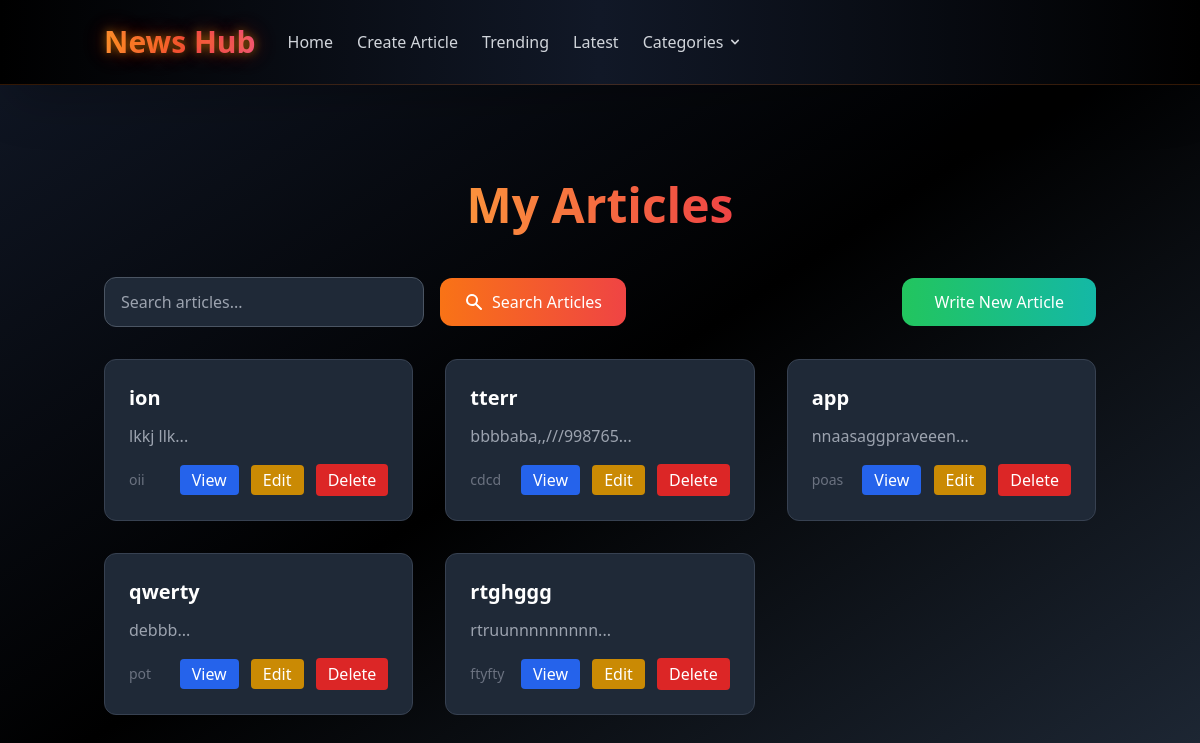
The app's page /articles/ with its own data.
### backend/models/article.py (models this page shows)
class Article(db.Model):
    id = db.Column(db.Integer, primary_key=True)
    title = db.Column(db.String(200), nullable=False)
    content = db.Column(db.Text, nullable=False)
    author = db.Column(db.String(100), default='Anonymous')
    view_count = db.Column(db.Integer, default=0)
    created_at = db.Column(db.DateTime, default=datetime.utcnow)

### backend/controllers/article_controller.py (the view)
@bp.route('/')
def index():
    try:
        q = request.args.get('q', '')
        articles = ArticleService.get_articles(q)
        return render_template('articles.html', articles=articles, q=q)
    except Exception as e:
        return f'Articles page error: {str(e)}', 500

### backend/services/article_service.py (called while the page is built)
    @staticmethod
    def get_articles(q=''):
        if q:
            articles = Article.query.filter(
                Article.title.contains(q) | Article.content.contains(q)
            ).order_by(Article.created_at.desc()).all()
        else:
            articles = Article.query.order_by(Article.created_at.desc()).all()
        return articles

### templates/articles.html (shortened to what this page needs)
{% extends 'layout.html' %}
{% block content %}
<div class="min-h-screen py-12">
  <div class="container mx-auto px-4 py-12">
    <div class="text-center mb-12">
      <h1 class="text-5xl font-bold text-white mb-4">
        <span class="bg-gradient-to-r from-orange-400 to-red-500 bg-clip-text text-transparent">
        </span>
      </h1>
    </div>
    <div class="flex items-center justify-between mb-8">
      <form method="GET" class="flex items-center space-x-4">
        <input name="q" value="{{ q }}" placeholder="Search articles..."
               class="w-80 px-4 py-3 bg-gray-800 border border-gray-600 rounded-xl text-white">
        <button type="submit" class="inline-flex items-center px-6 py-3 bg-gradient-to-r from-orange-500 to-red-500 text-white rounded-xl hover:from-orange-600 hover:to-red-600 transition duration-300">
          <svg class="w-5 h-5 mr-2" fill="currentColor" viewBox="0 0 20 20">
            <path fill-rule="evenodd" d="M8 4a4 4 0 100 8 4 4 0 000-8zM2 8a6 6 0 1110.89 3.476l4.817 4.817a1 1 0 01-1.414 1.414l-4.816-4.816A6 6 0 012 8z" clip-rule="evenodd"></path>
          </svg>
          Search Articles
        </button>
      </form>
      <a href="/articles/create" class="px-8 py-3 bg-gradient-to-r from-green-500 to-teal-500 text-white rounded-xl">
        Write New Article
      </a>
    </div>
    {% if articles %}
    <div class="grid gap-8 md:grid-cols-2 lg:grid-cols-3">
      {% for article in articles %}
        <div class="bg-gray-800 rounded-xl p-6 border border-gray-700">
          <h2 class="text-xl font-bold text-white mb-3">{{ article.title }}</h2>
          <p class="text-gray-400 mb-4">{{ article.content[:100] }}...</p>
          <div class="flex justify-between items-center">
            <span class="text-sm text-gray-500">{{ article.author }}</span>
            <div class="space-x-2">
              <a href="/articles/{{ article.id }}" class="px-3 py-1 bg-blue-600 text-white rounded">View</a>
              <a href="/articles/edit/{{ article.id }}" class="px-3 py-1 bg-yellow-600 text-white rounded">Edit</a>
              <form method="POST" action="/articles/delete/{{ article.id }}" class="inline">
                <button type="submit" class="px-3 py-1 bg-red-600 text-white rounded">Delete</button>
              </form>
            </div>
          </div>
        </div>
      {% endfor %}
    </div>
    {% else %}
    <div class="text-center py-16">
      <h3 class="text-2xl font-bold text-gray-300 mb-2">No Articles Found</h3>
      <p class="text-gray-500 mb-4">You haven't written any articles yet.</p>
      <a href="/articles/create" class="px-6 py-3 bg-green-600 text-white rounded-xl">Write Your First Article</a>
    </div>
    {% endif %}
  </div>
</div>
{% endblock %}

### records on screen
Article: title "ion", content "lkkj llk", author "oii"
Article: title "tterr", content "bbbbaba,,///998765", author "cdcd"
Article: title "app", content "nnaasaggpraveeen", author "poas"
Article: title "qwerty", content "debbb", author "pot"
Article: title "rtghggg", content "rtruunnnnnnnnn", author "ftyfty"
